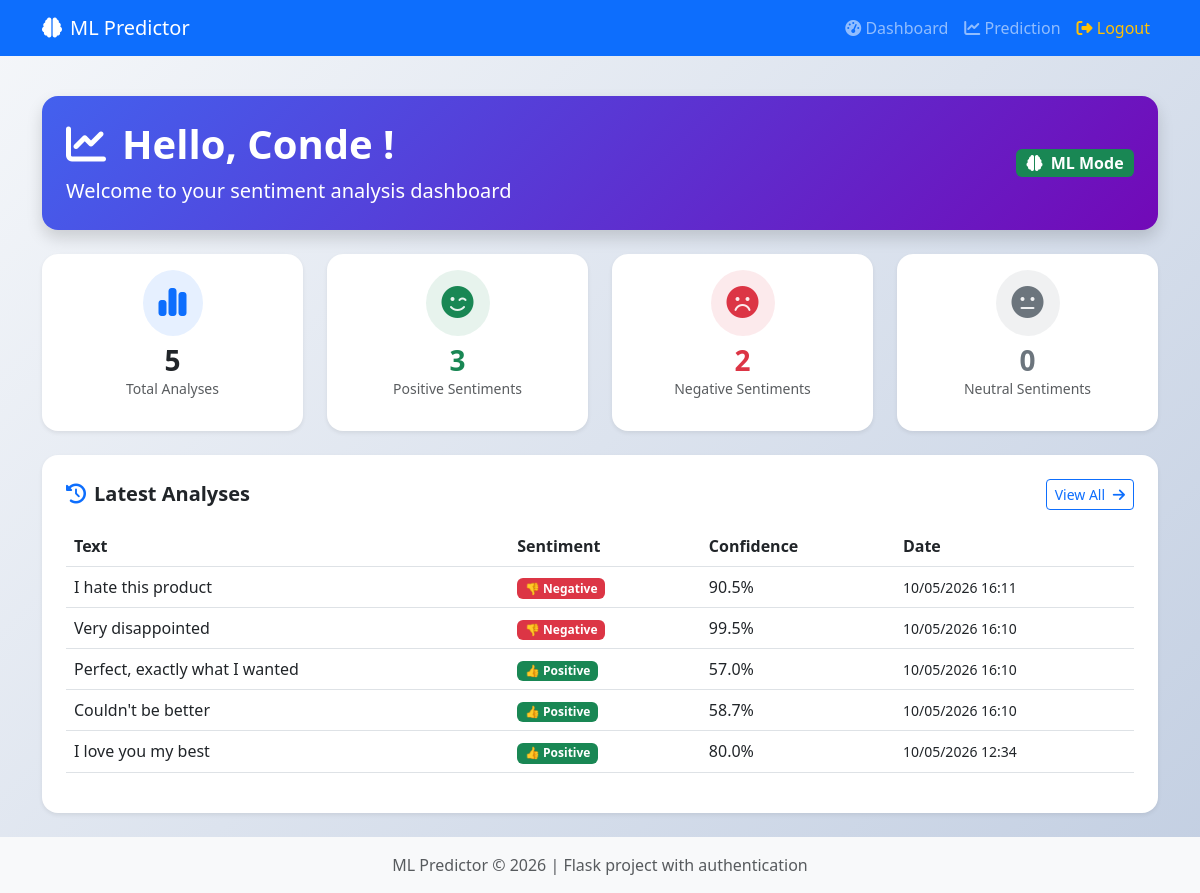
/dashboard (signed in), run on an earlier commit of the app's database.
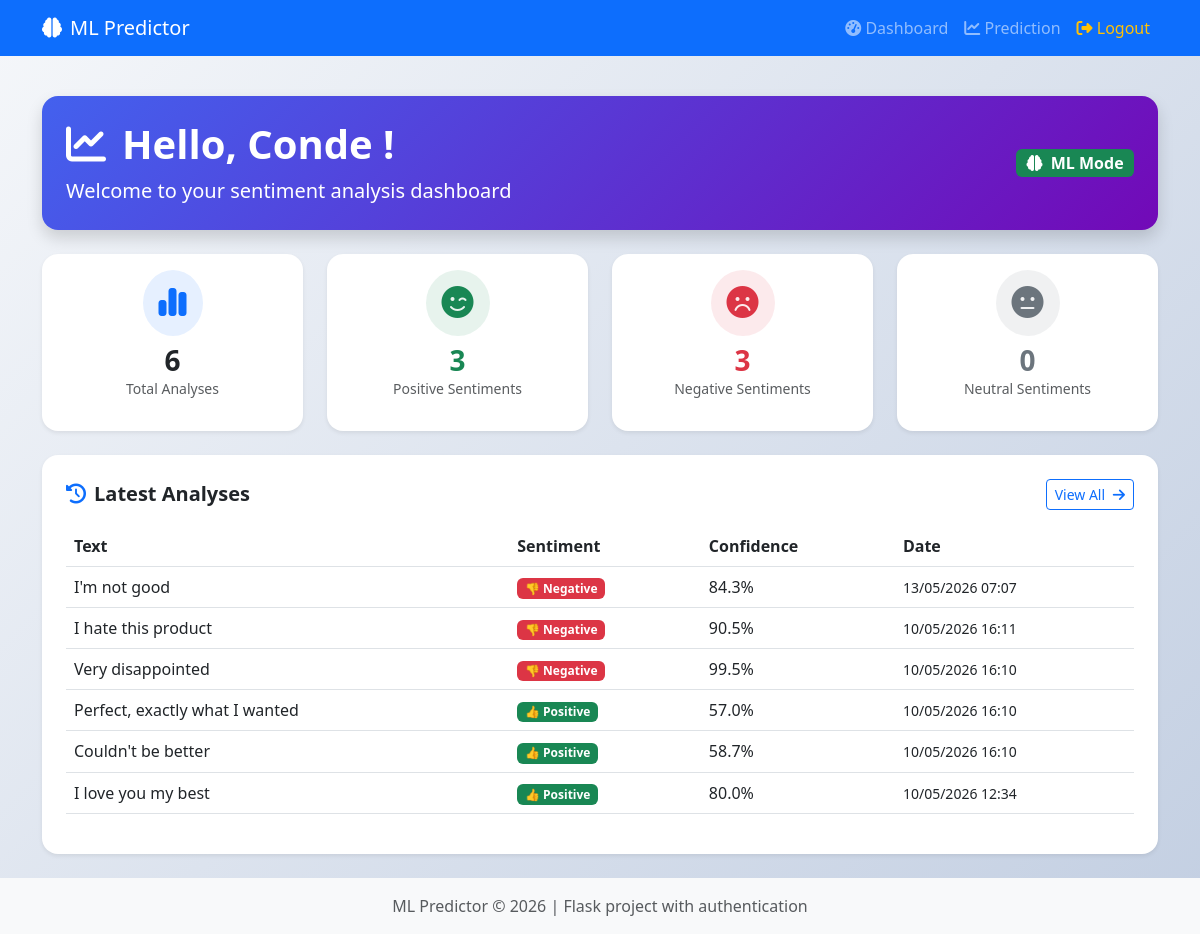
And on a later commit of the database.
### app.py (models this page shows)
class PredictionHistory(db.Model):
    id = db.Column(db.Integer, primary_key=True)
    user_id = db.Column(db.Integer, db.ForeignKey('user.id'), nullable=False)
    text = db.Column(db.Text, nullable=False)
    sentiment = db.Column(db.String(20), nullable=False)
    confidence = db.Column(db.Float, nullable=False)
    created_at = db.Column(db.DateTime, default=datetime.utcnow)
    user = db.relationship('User', backref=db.backref('predictions', lazy=True))

### app.py (the view)
@app.route('/dashboard')
@login_required
def dashboard():
    user_predictions = PredictionHistory.query.filter_by(user_id=current_user.id)\
        .order_by(PredictionHistory.created_at.desc()).limit(10).all()
    total_predictions = PredictionHistory.query.filter_by(user_id=current_user.id).count()
    positive_count = PredictionHistory.query.filter_by(user_id=current_user.id, sentiment='positif').count()
    negative_count = PredictionHistory.query.filter_by(user_id=current_user.id, sentiment='negatif').count()
    neutral_count = PredictionHistory.query.filter_by(user_id=current_user.id, sentiment='neutre').count()
    return render_template('dashboard.html',
                         user=current_user,
                         predictions=user_predictions,
                         total=total_predictions,
                         positive=positive_count,
                         negative=negative_count,
                         neutral=neutral_count)

### app.py (called while the page is built)
@login_manager.user_loader
def load_user(user_id):
    return User.query.get(int(user_id))

### templates/dashboard.html (shortened to what the changed rows need)
{% extends "base.html" %}
{% block content %}
<div class="container">
    <div class="row mb-4">
        <div class="col-12">
            <div class="bg-gradient-primary text-white rounded-4 p-4 shadow">
                <div class="d-flex justify-content-between align-items-center">
                    <div>
                        <h1 class="display-6 fw-bold">
                            <i class="fas fa-chart-line me-3"></i>Hello, {{ user.username }} !
                        </h1>
                    </div>
                </div>
            </div>
        </div>
    </div>
    <div class="row g-4 mb-4">
        <div class="col-md-3">
            <div class="card border-0 shadow-sm rounded-4 text-center p-3">
                <div class="rounded-circle bg-primary bg-opacity-10 p-3 d-inline-block mb-2 mx-auto">
                    <i class="fas fa-chart-simple fa-2x text-primary"></i>
                </div>
                <h3 class="fw-bold mb-0">{{ total }}</h3>
                <p class="text-muted small">Total Analyses</p>
            </div>
        </div>
        <div class="col-md-3">
            <div class="card border-0 shadow-sm rounded-4 text-center p-3">
                <div class="rounded-circle bg-danger bg-opacity-10 p-3 d-inline-block mb-2 mx-auto">
                    <i class="fas fa-frown fa-2x text-danger"></i>
                </div>
                <h3 class="fw-bold mb-0 text-danger">{{ negative }}</h3>
                <p class="text-muted small">Negative Sentiments</p>
            </div>
        </div>
    </div>
    <div class="row">
        <div class="col-12">
            <div class="card border-0 shadow-sm rounded-4">
                <div class="card-body p-4">
                    {% if predictions %}
                        <div class="table-responsive">
                            <table class="table table-hover">
                                <thead>
                                    <tr>
                                        <th>Text</th>
                                        <th>Sentiment</th>
                                        <th>Confidence</th>
                                        <th>Date</th>
                                    </tr>
                                </thead>
                                <tbody>
                                    {% for pred in predictions %}
                                    <tr>
                                        <td class="text-truncate" style="max-width: 300px;">{{ pred.text[:80] }}{% if pred.text|length > 80 %}...{% endif %}</td>
                                        <td>
                                            <span class="badge {% if pred.sentiment == 'positif' %}bg-success{% elif pred.sentiment == 'negatif' %}bg-danger{% else %}bg-secondary{% endif %}">
                                                {% if pred.sentiment == 'positif' %}👍 Positive
                                                {% elif pred.sentiment == 'negatif' %}👎 Negative
                                                {% else %}😐 Neutral{% endif %}
                                            </span>
                                        </td>
                                        <td>{{ "%.1f"|format(pred.confidence * 100) }}%</td>
                                        <td><small>{{ pred.created_at.strftime('%d/%m/%Y %H:%M') }}</small></td>
                                    </tr>
                                    {% endfor %}
                                </tbody>
                            </table>
                        </div>
                    {% endif %}
                </div>
            </div>
        </div>
    </div>
</div>
{% endblock %}

What changed in the data, as far as the page shows it:
added PredictionHistory: text "I'm not good", sentiment "👎 Negative", pred.confidence*100 "84.3", created_at "13/05/2026 07:07"
Also different on the page:
{{ total }}: "5" → "6"
{{ negative }}: "2" → "3"
